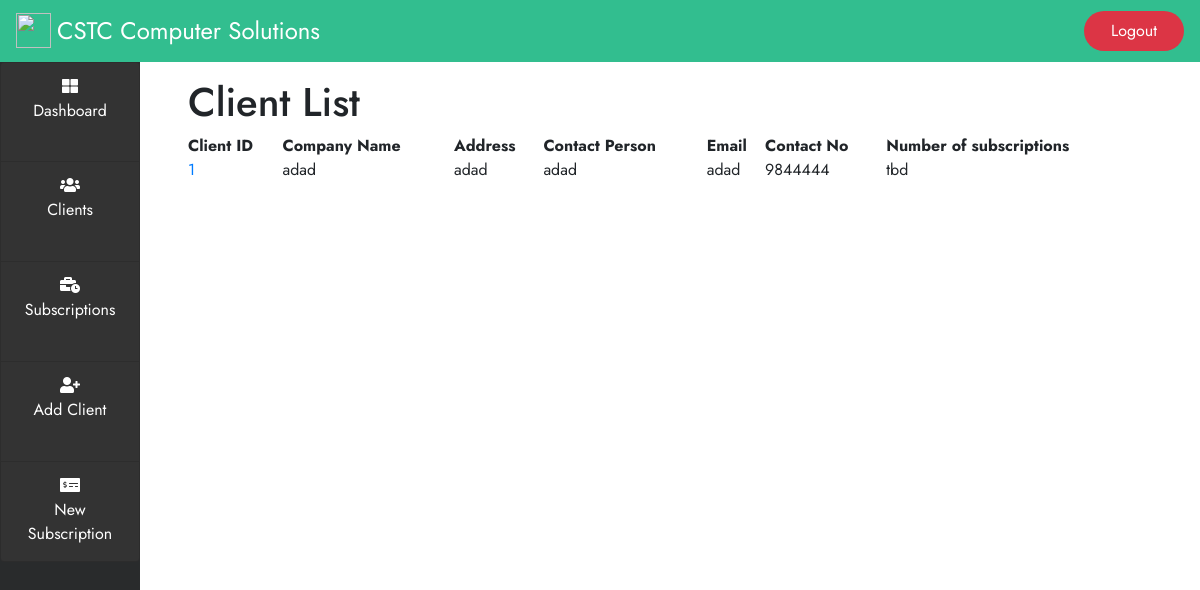
Before: /customers (signed in) with the older database file.
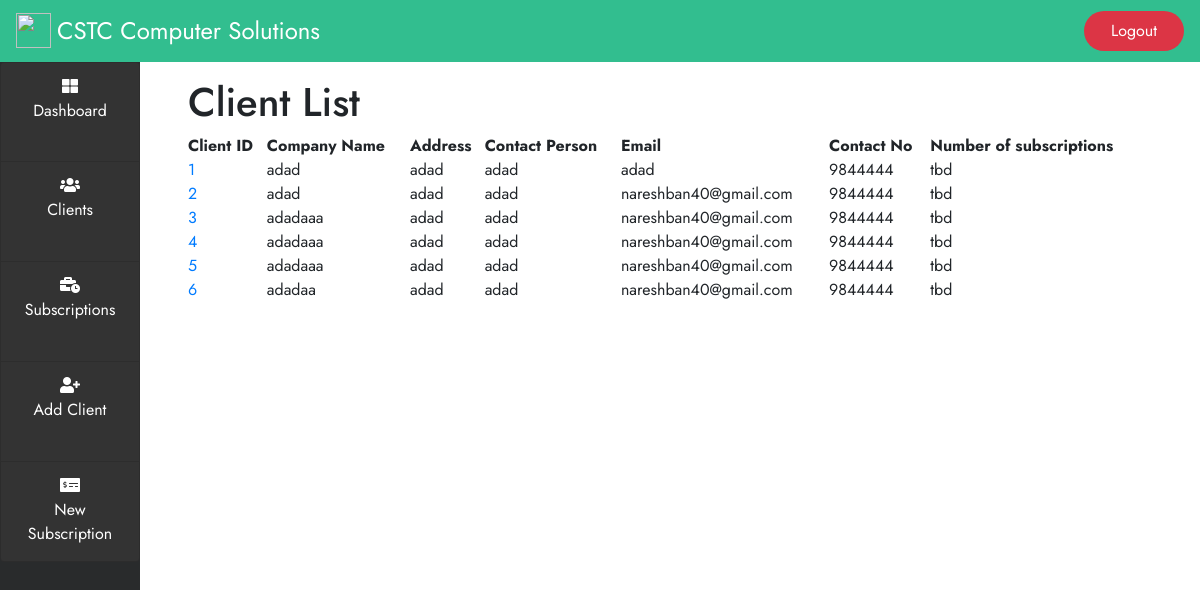
After: the same page with the newer database file.
### customer/models.py (models this page shows, shortened)
class Customer(models.Model):
    Name = models.CharField(max_length=250)
    Address1 = models.CharField(max_length=150)
    Address2 = models.CharField(max_length=150, blank=True)
    City= models.CharField(max_length=100)
    District = models.CharField(max_length=20)
    Zone = models.CharField(max_length=100)
    PhoneNo= models.CharField(max_length=15)
    Email = models.CharField(max_length=100)
    Website = models.CharField(max_length=100, blank=True)
    Contact_Person= models.CharField(max_length=100)
    Contact_Person_MobileNo= models.CharField(max_length=15)
    Contact_Person_Email= models.CharField(max_length=100)

### customer/views.py (the view)
# urls.py: path('customers', views.customers_list, name='customers'),
@login_required(login_url='index')
def customers_list(request):
    obj = Customer.objects.all()
    context ={
        'customers':obj,
    }
    return render(request,'customers.html',context)

### customer/Templates/customers.html (shortened to what this page needs)
{% extends "base.html" %}
{% block content %}
<div class="col-lg px-5 py-3 tablecontent">
    <h1>Client List</h1>
    <table id="datatable" class="display" style="width:100%">
        <thead>
            <tr>
                <th>Client ID</th>
                <th>Company Name</th>
                <th>Address</th>
                <th>Contact Person</th>
                <th>Email</th>
                <th>Contact No</th>
                <th>Number of subscriptions</th>
            </tr>
        </thead>
        <tbody>
        {% for customer in customers %}
            <tr>
                <td><a href="{%url 'customerdetail' customer.id %}">{{ customer.id }}</a></td>
                <td>{{ customer.Name  }}</td>
                <td>{{ customer.City }}</td>
                <td>{{ customer.Contact_Person }}</td>
                <td>{{ customer.Email }}</td>
                <td>{{ customer.Contact_Person_MobileNo }}</td>
                <td>tbd</td>
            </tr>
        {% endfor %}
        </tbody>
</table>
</div>
{% endblock content %}

Changed rows visible on the page:
added Customer: id "2", Name "adad", City "adad", Contact_Person "adad", Email "nareshban40@gmail.com", Contact_Person_MobileNo "9844444"
added Customer: id "3", Name "adadaaa", City "adad", Contact_Person "adad", Email "nareshban40@gmail.com", Contact_Person_MobileNo "9844444"
added Customer: id "4", Name "adadaaa", City "adad", Contact_Person "adad", Email "nareshban40@gmail.com", Contact_Person_MobileNo "9844444"
added Customer: id "5", Name "adadaaa", City "adad", Contact_Person "adad", Email "nareshban40@gmail.com", Contact_Person_MobileNo "9844444"
added Customer: id "6", Name "adadaa", City "adad", Contact_Person "adad", Email "nareshban40@gmail.com", Contact_Person_MobileNo "9844444"
